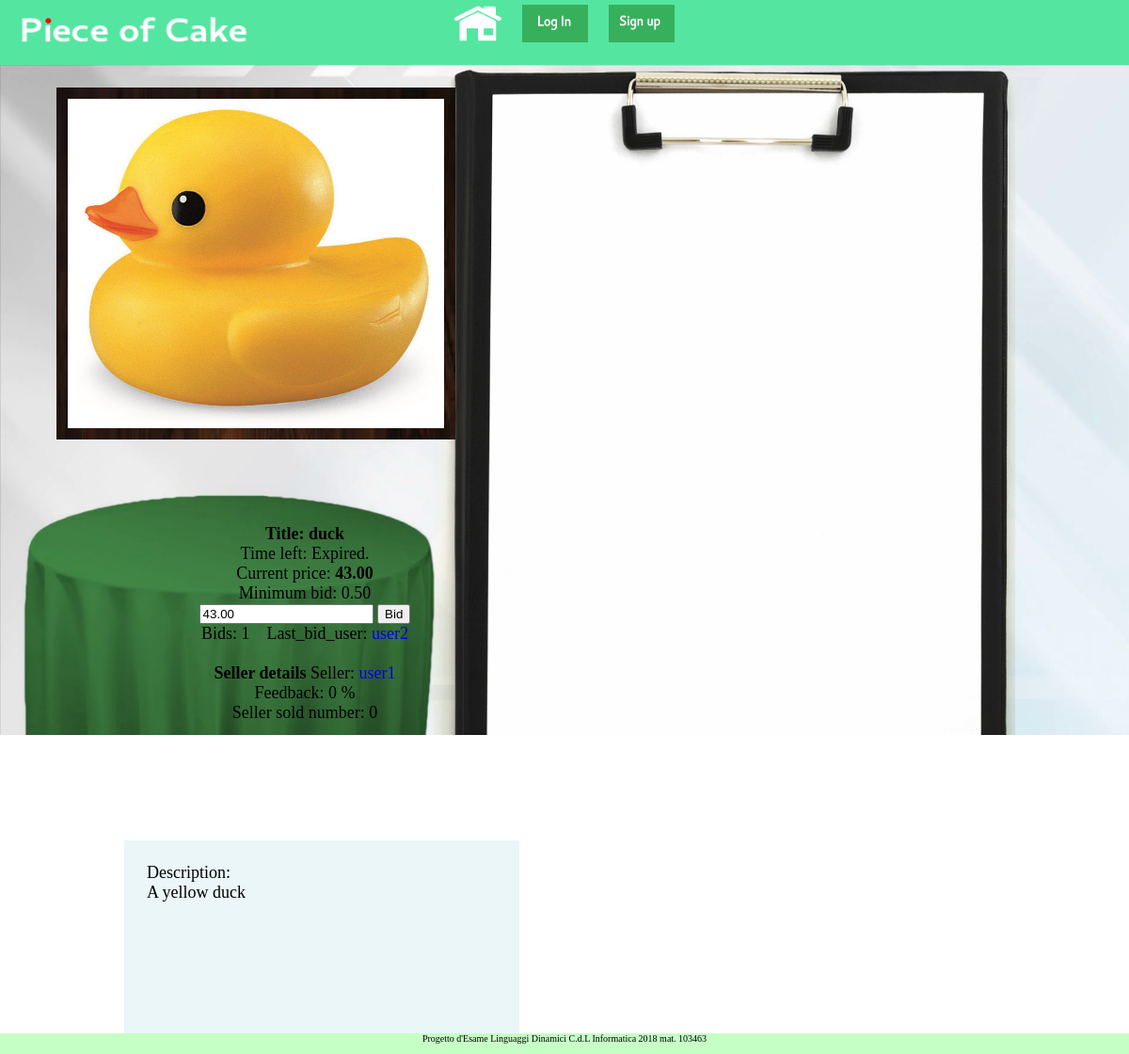
The page /webauction/auction_detail/12 on the database as committed earlier.
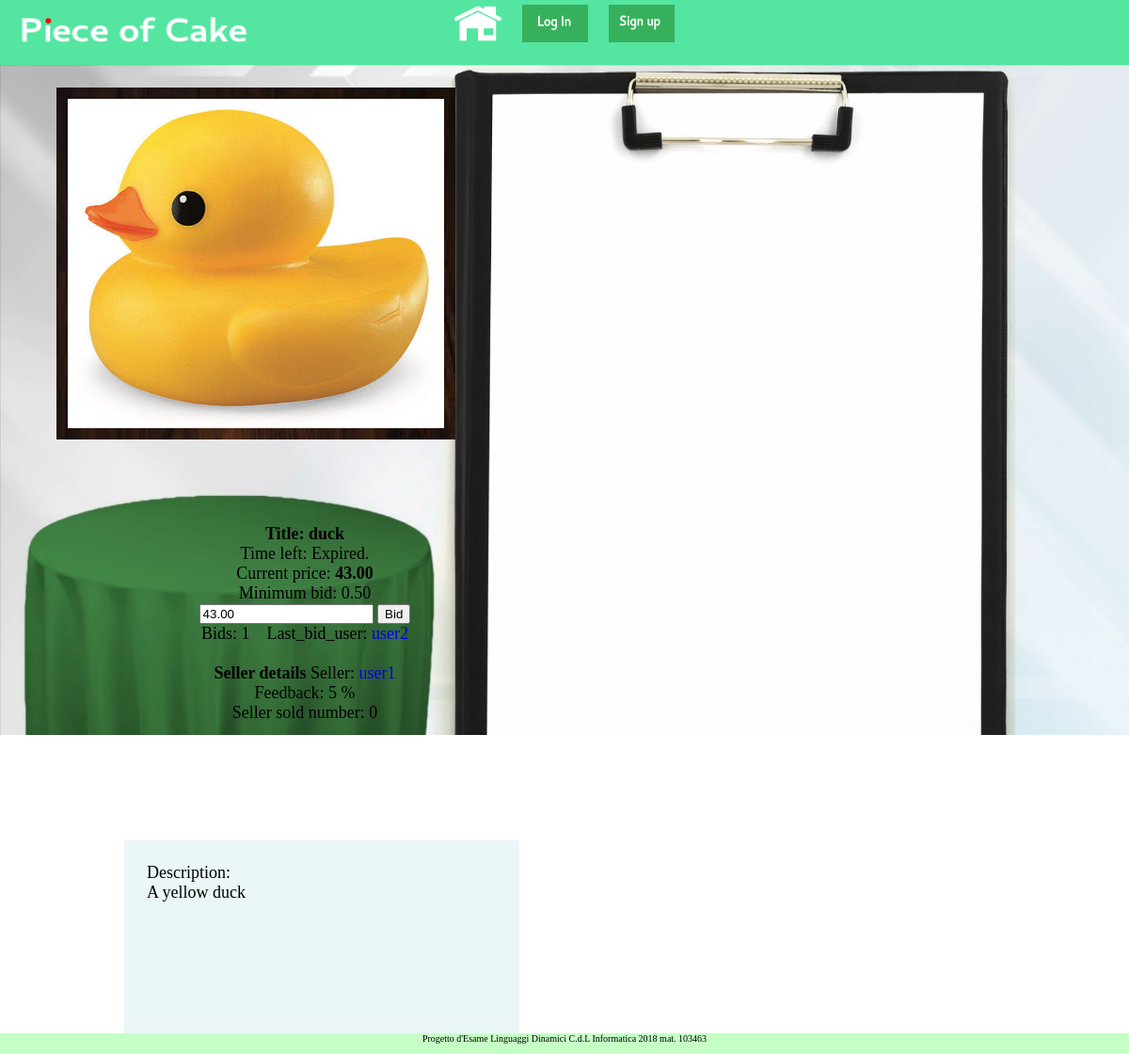
The same page on the database as committed later.
### webauction/models.py (models this page shows, shortened)
class Auction(models.Model):
    seller = models.ForeignKey(User, related_name="seller", on_delete=models.CASCADE)
    title = models.CharField(max_length=100)
    image = models.ImageField(upload_to='auction_img/%Y/%m/%d/')
    description = models.CharField(max_length=5000)
    pub_date = models.DateTimeField(auto_now_add=True)
    expire_date = models.DateTimeField(default=datetime.datetime.now)
    premium_date = models.DateTimeField(default=datetime.datetime.now)
    premium_active = models.BooleanField(default=False)
    min_price = models.DecimalField(max_digits=10, default=0, decimal_places=2)
    min_bid = models.DecimalField(max_digits=10, default=MIN_BID(), decimal_places=2)
    bid_count = models.IntegerField(default=0)
    last_bid_user = models.ForeignKey(User, null=True, related_name="last_bid_user", \
            on_delete=models.CASCADE)
    current_price = models.DecimalField(max_digits=10, default=0, decimal_places=2)
    active = models.BooleanField(default=True)
    category = models.CharField(max_length=50, default=('OT','Other'),
                                choices=CATEGORY_CHOICES)

class UserProfile(models.Model):
    def create_user_profile(sender, instance, created, **kwargs):
        if created:
            profile, created = UserProfile.objects.get_or_create(user=instance)
    post_save.connect(create_user_profile, sender=User)
    user = models.OneToOneField(User, on_delete=models.CASCADE)
    feedback = models.IntegerField(default=0)
    votes = models.IntegerField(default=0)
    auction_count = models.SmallIntegerField(default=3)
    premium = models.BooleanField(default=False)
    description = models.CharField(max_length=1000, default='')
    profile_pic = models.ImageField(upload_to='profile_img/',
                    default='profile_img/defaultprofileimage.png')
    sold_auction = models.IntegerField(default=0)

### webauction/views.py (the view, shortened to what this page needs)
# urls.py: url(r'^auction_detail/(?P<product_key>[1-9][0-9]*)', views.detail_auction, name='detail'),
def detail_auction(request, product_key):
    context = {}
    auction = get_object_or_404(Auction, pk=product_key)
    context['auction'] = auction
    context['sellerProfile'] = get_object_or_404(UserProfile, user=auction.seller)
    if auction.active:
        now = timezone.localtime(timezone.now())
        elapsed = auction.expire_date - now
        time_difference = elapsed.total_seconds()
        context['time_diff_seconds'] = time_difference
    return render(request, 'webauction/auction_detail.html', context)

### webauction/templates/webauction/auction_detail.html (shortened to what this page needs)
{% extends "top_bar_base_template.html" %}
{% block body %}
<div id='auction_detail'>
    <div id='left_panel'>
        <img src={{ auction.image.url }} style='height:350px; width:400px;'> <br>
    </div>
    <div id='right_panel'>
        <div id='user_data'>
        <span style='font-weight:bold'> Title: {{ auction.title }} </span><br>
        Time left:
        {% if auction.active %}
            <span class='time_left_span' style='color:blue'></span>
        {% else %}
            Expired.
        {% endif %}
        <br>
        Current price: <span style = 'font-weight:bold'>{{ auction.current_price }} </span><br>
        Minimum bid: {{ auction.min_bid }} <br>
        {% if not auction.premium_active %}
        <form method=POST>
            <input type="number" name="bid_value" step={{ auction.min_bid }}
            value={{ auction.current_price }}>
            <input type="submit" name="make_bid"
            value="Bid">
        </form>
        {% endif %}
        Bids: {{ auction.bid_count }} &nbsp&nbsp
        Last_bid_user:
        {% if auction.last_bid_user != None %}
        <a href='{% url 'webauction:profile' searched_username=auction.last_bid_user.username %}'>
            {{ auction.last_bid_user }} </a> <br>
        {% else %}
            None <br>
        {% endif %}
        <br>
        <span style='font-weight:bold'> Seller details </span>
        Seller:
        <a href='{% url 'webauction:profile' searched_username=auction.seller.username %}'>
            {{ auction.seller.username }} </a> <br>
        Feedback: {{ sellerProfile.feedback }} % <br>
        Seller sold number: {{ sellerProfile.sold_auction }} <br>
        </div>
        <div id='description'>
        Description: <br>
        {{ auction.description}} <br>
        </div>
    </div>
</div>
{% endblock %}

### templates/top_bar_base_template.html (shortened to what this page needs)
<!DOCTYPE html>
<html>
<div id=header>
    {% include "login_top_bar.html" %}
</div>
<div id=body>
    {% block body %}
    {% endblock %}
</div>
<div id=footer>
    Progetto d'Esame Linguaggi Dinamici C.d.L Informatica 2018 mat. 103463
</div>
</html>

### templates/login_top_bar.html (shortened to what this page needs)
<div id=login_top_bar>
    <a href="{% url 'webauction:index' %}">
        <img src="/media/static_images/home_button.png"
        width=50px height=40px >
    </a>
    {% if user.is_authenticated %}
        <a href=/webauction/accounts/profile/{{ user.username }}>
            <img src="/media/static_images/person_profile.png"
            width=30px height=40px> {{ user.username }}
        </a>
        <a href={% url 'messenger:messenger' %}>
            <img src="/media/static_images/mail_pic.png"
            width=45px height=40px >
        </a>
        <a href={% url 'webauction:make_auction' %}>
            <img src="/media/static_images/make_auction.png"
            width=45px height=40px >
        </a>
    {% else %}
        <a href={% url 'login' %}>
            <img src="/media/static_images/login_button.png"
            width=70px 0px height=40px >
        <a href={% url 'sign_up' %}>
            <img src="/media/static_images/sign_up_button.png"
            width=70px height=40px >
    {% endif %}
</div>

Rows that differ between the two databases and show on the page:
changed UserProfile: feedback "0" → "5"
